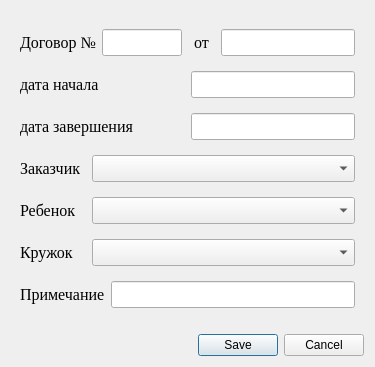
<?xml version="1.0" encoding="UTF-8"?>
<ui version="4.0">
 <class>DialogAddNewContract</class>
 <widget class="QDialog" name="DialogAddNewContract">
  <property name="geometry">
   <rect>
    <x>0</x>
    <y>0</y>
    <width>375</width>
    <height>367</height>
   </rect>
  </property>
  <property name="windowTitle">
   <string>Новый договор</string>
  </property>
  <layout class="QVBoxLayout" name="verticalLayout_2">
   <item>
    <widget class="QWidget" name="widget_ContractInfo" native="true">
     <layout class="QVBoxLayout" name="verticalLayout">
      <item>
       <layout class="QHBoxLayout" name="horizontalLayout" stretch="2,3,1,5">
        <item>
         <widget class="QLabel" name="label">
          <property name="font">
           <font>
            <family>Times New Roman</family>
            <pointsize>12</pointsize>
           </font>
          </property>
          <property name="text">
           <string>Договор №</string>
          </property>
         </widget>
        </item>
        <item>
         <widget class="QLineEdit" name="lineEdit_ContractNumberDialog">
          <property name="font">
           <font>
            <family>Times New Roman</family>
            <pointsize>12</pointsize>
           </font>
          </property>
         </widget>
        </item>
        <item>
         <widget class="QLabel" name="label_2">
          <property name="font">
           <font>
            <family>Times New Roman</family>
            <pointsize>12</pointsize>
           </font>
          </property>
          <property name="text">
           <string>от</string>
          </property>
          <property name="alignment">
           <set>Qt::AlignCenter</set>
          </property>
         </widget>
        </item>
        <item>
         <widget class="QLineEdit" name="lineEdit_ContractDateDialog">
          <property name="font">
           <font>
            <family>Times New Roman</family>
            <pointsize>12</pointsize>
           </font>
          </property>
         </widget>
        </item>
       </layout>
      </item>
      <item>
       <layout class="QHBoxLayout" name="horizontalLayout_2" stretch="1,1">
        <item>
         <widget class="QLabel" name="label_3">
          <property name="font">
           <font>
            <family>Times New Roman</family>
            <pointsize>12</pointsize>
           </font>
          </property>
          <property name="text">
           <string>дата начала</string>
          </property>
         </widget>
        </item>
        <item>
         <widget class="QLineEdit" name="lineEdit_ContractDateStartDialog">
          <property name="font">
           <font>
            <family>Times New Roman</family>
            <pointsize>12</pointsize>
           </font>
          </property>
         </widget>
        </item>
       </layout>
      </item>
      <item>
       <layout class="QHBoxLayout" name="horizontalLayout_4" stretch="1,1">
        <item>
         <widget class="QLabel" name="label_4">
          <property name="font">
           <font>
            <family>Times New Roman</family>
            <pointsize>12</pointsize>
           </font>
          </property>
          <property name="text">
           <string>дата завершения</string>
          </property>
         </widget>
        </item>
        <item>
         <widget class="QLineEdit" name="lineEdit_ContractDateEndDialog">
          <property name="font">
           <font>
            <family>Times New Roman</family>
            <pointsize>12</pointsize>
           </font>
          </property>
         </widget>
        </item>
       </layout>
      </item>
      <item>
       <layout class="QHBoxLayout" name="horizontalLayout_6" stretch="1,4">
        <item>
         <widget class="QLabel" name="label_5">
          <property name="font">
           <font>
            <family>Times New Roman</family>
            <pointsize>12</pointsize>
           </font>
          </property>
          <property name="text">
           <string>Заказчик</string>
          </property>
         </widget>
        </item>
        <item>
         <widget class="QComboBox" name="comboBox_ContractApplicantDialog">
          <property name="font">
           <font>
            <family>Times New Roman</family>
            <pointsize>12</pointsize>
           </font>
          </property>
         </widget>
        </item>
       </layout>
      </item>
      <item>
       <layout class="QHBoxLayout" name="horizontalLayout_7" stretch="1,4">
        <item>
         <widget class="QLabel" name="label_6">
          <property name="font">
           <font>
            <family>Times New Roman</family>
            <pointsize>12</pointsize>
           </font>
          </property>
          <property name="text">
           <string>Ребенок</string>
          </property>
         </widget>
        </item>
        <item>
         <widget class="QComboBox" name="comboBox_ContractChildDialog">
          <property name="font">
           <font>
            <family>Times New Roman</family>
            <pointsize>12</pointsize>
           </font>
          </property>
         </widget>
        </item>
       </layout>
      </item>
      <item>
       <layout class="QHBoxLayout" name="horizontalLayout_8" stretch="1,4">
        <item>
         <widget class="QLabel" name="label_7">
          <property name="font">
           <font>
            <family>Times New Roman</family>
            <pointsize>12</pointsize>
           </font>
          </property>
          <property name="text">
           <string>Кружок</string>
          </property>
         </widget>
        </item>
        <item>
         <widget class="QComboBox" name="comboBox_ContractLessonsDialog">
          <property name="font">
           <font>
            <family>Times New Roman</family>
            <pointsize>12</pointsize>
           </font>
          </property>
         </widget>
        </item>
       </layout>
      </item>
      <item>
       <layout class="QHBoxLayout" name="horizontalLayout_9">
        <item>
         <widget class="QLabel" name="label_8">
          <property name="font">
           <font>
            <family>Times New Roman</family>
            <pointsize>12</pointsize>
           </font>
          </property>
          <property name="text">
           <string>Примечание</string>
          </property>
         </widget>
        </item>
        <item>
         <widget class="QLineEdit" name="lineEdit_ContractRemaksDialog">
          <property name="font">
           <font>
            <family>Times New Roman</family>
            <pointsize>12</pointsize>
           </font>
          </property>
         </widget>
        </item>
       </layout>
      </item>
     </layout>
    </widget>
   </item>
   <item>
    <widget class="QDialogButtonBox" name="button_box">
     <property name="orientation">
      <enum>Qt::Horizontal</enum>
     </property>
     <property name="standardButtons">
      <set>QDialogButtonBox::Cancel|QDialogButtonBox::Save</set>
     </property>
    </widget>
   </item>
  </layout>
 </widget>
 <resources/>
 <connections>
  <connection>
   <sender>button_box</sender>
   <signal>accepted()</signal>
   <receiver>DialogAddNewContract</receiver>
   <slot>accept()</slot>
   <hints>
    <hint type="sourcelabel">
     <x>248</x>
     <y>254</y>
    </hint>
    <hint type="destinationlabel">
     <x>157</x>
     <y>274</y>
    </hint>
   </hints>
  </connection>
  <connection>
   <sender>button_box</sender>
   <signal>rejected()</signal>
   <receiver>DialogAddNewContract</receiver>
   <slot>reject()</slot>
   <hints>
    <hint type="sourcelabel">
     <x>316</x>
     <y>260</y>
    </hint>
    <hint type="destinationlabel">
     <x>286</x>
     <y>274</y>
    </hint>
   </hints>
  </connection>
 </connections>
</ui>
